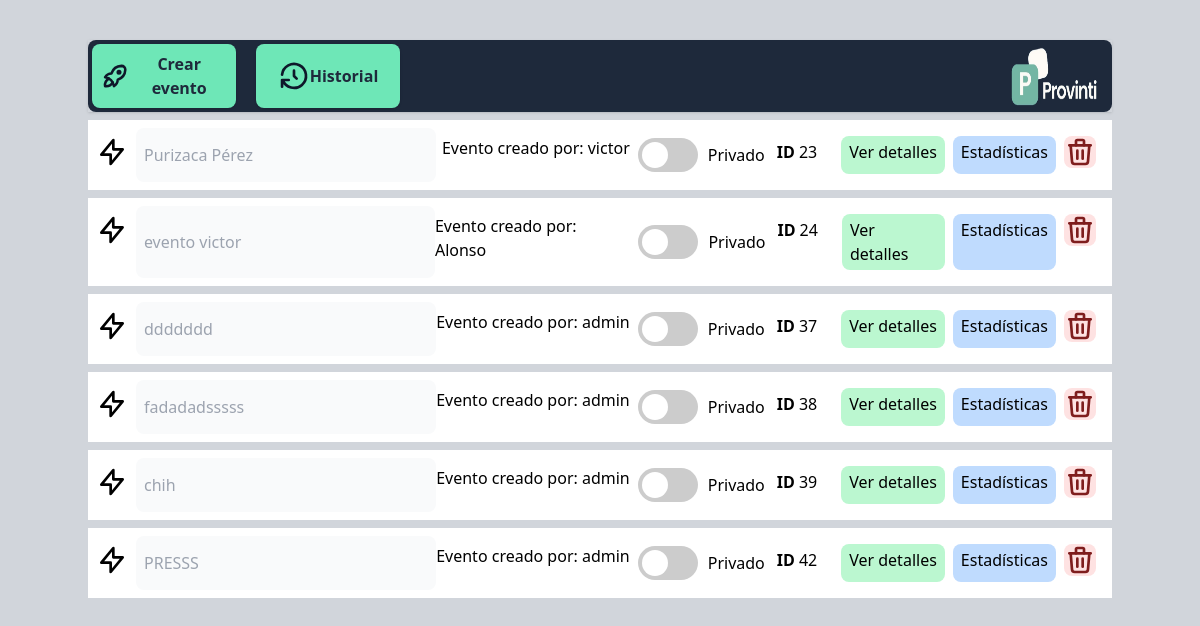
The app's page /public/admin-crear-evento.php (signed in), older data.
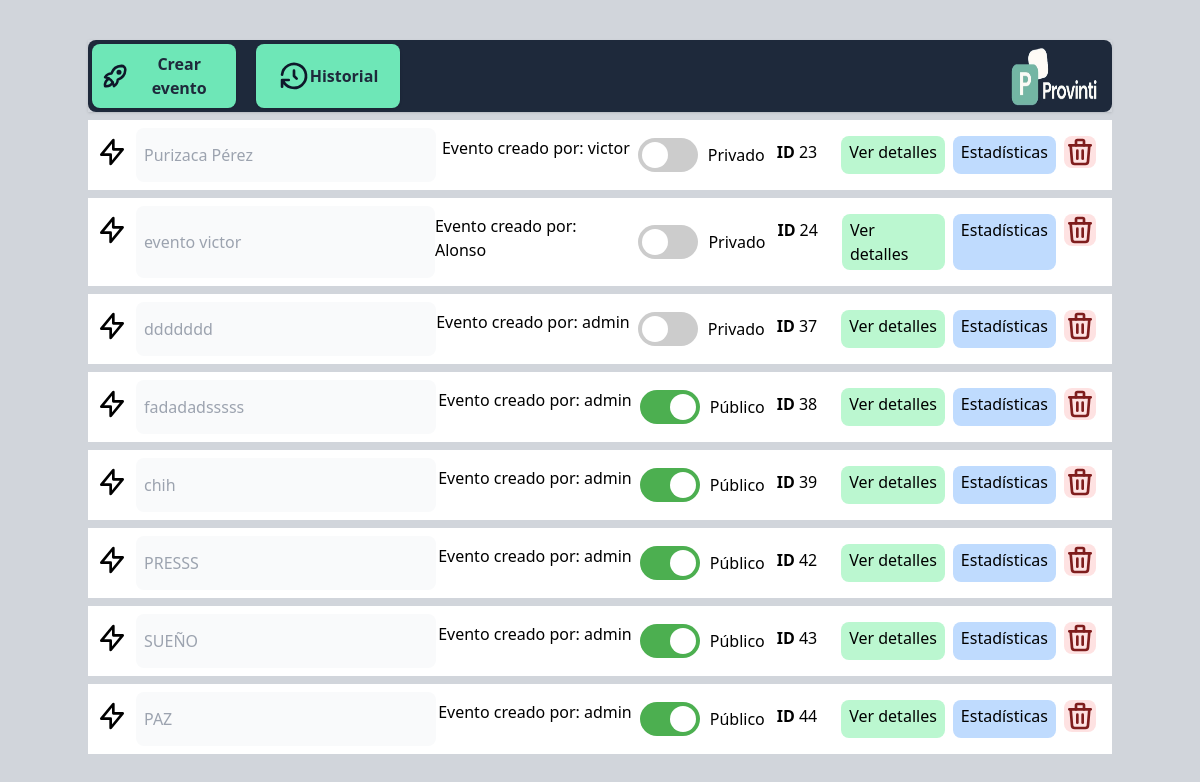
The same page, newer data.
### tables this page shows
CREATE TABLE `eventos` (
  `ID_Evento` int(11) NOT NULL,
  `Titulo` varchar(100) NOT NULL,
  `Aforo` int(11) DEFAULT NULL,
  `Foto` varchar(255) DEFAULT NULL,
  `Descripcion` text DEFAULT NULL,
  `terminos_condiciones` longtext DEFAULT NULL,
  `Artista_Autor` varchar(100) DEFAULT NULL,
  `Fecha_Evento` datetime DEFAULT NULL,
  `Fecha_Creacion` datetime DEFAULT current_timestamp(),
  `Estado_Publicacion` enum('Publicado','Borrador','Cancelado') DEFAULT 'Borrador',
  `visibilidad` varchar(255) DEFAULT NULL,
  `organizador` varchar(255) DEFAULT NULL,
  `contacto_organizador` varchar(255) DEFAULT NULL,
  `politica_cancelacion` text DEFAULT NULL,
  `f_actualizacion` date DEFAULT NULL,
  `f_borrado` date DEFAULT NULL,
  `hora_borrado` time DEFAULT NULL,
  `ubicacion` varchar(100) DEFAULT NULL,
  `activoPospuesto` varchar(20) DEFAULT NULL,
  `horaInicioEvento` time DEFAULT NULL,
  `horaFinEvento` time DEFAULT NULL,
  `redes` varchar(150) DEFAULT NULL,
  `id_usuario` int(11) NOT NULL
);

CREATE TABLE `usuarios` (
  `id` int(11) NOT NULL,
  `nombre_usuario` varchar(50) NOT NULL,
  `password` varchar(255) NOT NULL,
  `rol` int(11) NOT NULL,
  `dni` char(8) NOT NULL,
  `correo` varchar(100) NOT NULL,
  `numero_telefono` char(9) NOT NULL,
  `foto_url` varchar(255) DEFAULT NULL,
  `activo` tinyint(1) DEFAULT 1,
  `fecha_creacion` timestamp NOT NULL DEFAULT current_timestamp()
);

### public/admin-crear-evento.php (called while the page is built, shortened)
<?php
$conexion = new Database();
$eventoObjeto = new Evento($conexion->connect());
$eventos = $eventoObjeto->mostrarEventos();
$listaEventosPorUsuarios= [];
foreach($eventos as $eventito){
    $datosUsuario = $eventoObjeto->obtenerUsuarioPorIdEvento($eventito['id_usuario']);
    $nombre_user_event = $datosUsuario['nombre_usuario'];
    $correo_user_event = $datosUsuario['correo'];
    $listaEventosPorUsuarios[$eventito['id_usuario']] = ['nombre_usuario' => $nombre_user_event,'correo' => $correo_user_event];
}
include '../vista/admin/crearEventos/admin-crear-evento-view.php';
?>

### modelo/Database.php (called while the page is built, shortened)
<?php
class Database {
    private $host = DB_HOST;
    private $db_name = DB_NAME;
    private $username = DB_USER;
    private $password = DB_PASS;
    public function connect() {
        $this->conn = mysqli_connect($this->host, $this->username, $this->password, $this->db_name);
        return $this->conn;
    }
}
?>

### modelo/Evento.php (called while the page is built, shortened)
<?php
class Evento {
    private $connection;
    public function __construct($bd)
    {
     $this->connection = $bd;
    }
    public function obtenerUsuarioPorIdEvento($idUsuario) {
        $sql = "
            SELECT usuarios.*
            FROM usuarios
            INNER JOIN eventos ON usuarios.id = eventos.id_usuario
            WHERE usuarios.id = ?";
        $stmt = mysqli_prepare($this->connection, $sql);
        if ($stmt) {
            mysqli_stmt_bind_param($stmt, "i", $idUsuario);
            mysqli_stmt_execute($stmt);
            $result = mysqli_stmt_get_result($stmt);
            if ($result && mysqli_num_rows($result) > 0) {
                return mysqli_fetch_assoc($result);
            }
        }
        return null;
    }
    public function mostrarEventos() {
        $sql = "SELECT * FROM eventos";
        $result = mysqli_query($this->connection, $sql);
        $eventos = [];
        if ($result) {
            while ($row = mysqli_fetch_assoc($result)) {
                $eventos[] = $row;
            }
        }
        return $eventos;
    }
}
?>

### vista/admin/crearEventos/admin-crear-evento-view.php (the view, shortened to what this page needs)
<!doctype html>
<html>
<head>
  <script src="https://cdn.tailwindcss.com"></script>
  <script async src="https://unpkg.com/@material-tailwind/html@latest/scripts/ripple.js"></script>
</head>
<body>
<section class="bg-gray-300 w-screen h-screen px-0 py-10" id="allScreen">
<div class="container mx-auto">
<div class="flex shadow">
  <div class="bg-slate-800 w-full p-1 flex rounded-lg">
  <form><p onclick="restringirMultiplesEventes(event)" class="shadow p-2 w-36 bg-emerald-300 hover:bg-teal-400 hover:cursor-pointer rounded-lg mr-auto font-bold flex justify-center items-center" id="crear_evento">
      <button type="button" class="text-slate-800">Crear evento</button></p></form>
      <button onclick="mostrarHistorial()" class="ml-5 shadow p-2 w-36 bg-emerald-300 hover:bg-teal-400 hover:cursor-pointer rounded-lg mr-auto font-bold flex justify-center items-center">
      <svg class="h-8 w-8 text-slate-900"  width="24" height="24" viewBox="0 0 24 24" stroke-width="2" stroke="currentColor" fill="none" stroke-linecap="round" stroke-linejoin="round">  <path stroke="none" d="M0 0h24v24H0z"/>  <polyline points="12 8 12 12 14 14" />  <path d="M3.05 11a9 9 0 1 1 .5 4m-.5 5v-5h5" /></svg>
      <p class="text-slate-800">Historial</p></button>
      <img class="ml-auto" src="../vista/admin/crearEventos/logo.jpeg" width="100px">
  </div>
</div>
<ul id="eventos">
<?php
foreach($eventos as $evento){
 $datos = $listaEventosPorUsuarios[$evento['id_usuario']];
if($evento['Estado_Publicacion'] !== "Cancelado"){
  if($_SESSION['rol']=="superadministrador" || $_SESSION['rol']=="administrador"){
    echo '<li id="'.$evento['ID_Evento'].'"><div class="bg-white py-2 flex px-2 my-2" atributo-evento-id="'.$evento['ID_Evento'].'" atributo-evento-tipo="evento">
    <svg class="h-8 w-8 text-black-400 mt-2"  fill="none" viewBox="0 0 24 24" stroke="currentColor">
        <path stroke-linecap="round" stroke-linejoin="round" stroke-width="2" d="M13 10V3L4 14h7v7l9-11h-7z"/>
      </svg>
    <input placeholder="'.$evento['Titulo'].'" style="width: 300px;" class="ml-2 p-2 text-gray-900 rounded-lg bg-gray-50 focus:outline-none" disabled id="nombre-evento-titulo-'.$evento['ID_Evento'].'">
    <div class="ml-auto flex py-2">
        <div class="relative tooltip-container" style="display:none" id="dangerEventoDesplegado_'.$evento['ID_Evento'].'">
        </div>
    <p class="me-2">Evento creado por: '.$datos['nombre_usuario'].'</p>
     <div class="switch-container mr-3">
        <label class="switch" style="cursor:pointer;">
          <input type="checkbox" id="switch_visibilidad_'.$evento['ID_Evento'].'" onclick="visibilizarEvento('.$evento['ID_Evento'].')">
          <span class="slider"></span>
        </label>
        <span id="switchLabel_'.$evento['ID_Evento'].'">'.$evento['visibilidad'].'</span>
      </div>
        <div class="mt-1 flex mr-4"><p class="font-bold mr-1">ID</p><p>'.$evento['ID_Evento'].'</p></div>
        <p onclick="visiblePanelModificar('.$evento['ID_Evento'].')" class="bg-green-200 px-2 py-1 ml-2 mr-2 hover:bg-green-300 hover:cursor-pointer rounded-lg hover:rounded-lg disabled:pointer-events-none transition-all" id="collapse-'.$evento['ID_Evento'].'">Ver detalles</p>
        <a class="bg-blue-200 px-2 py-1 hover:bg-blue-300 hover:cursor-pointer rounded-lg hover:rounded-lg" href="./admin-estadisticas-evento.php?id='.$evento['ID_Evento'].'" target="_blank">Estadísticas</a>
        <form action="../controlador/Evento/controladorEliminarEvento.php" method="post" id="eliminar-'.$evento['ID_Evento'].'"><button class="bg-red-100 mr-2 ml-2 rounded-lg" onclick="eliminarEvento(event)" type="submit">
        <input name="id_evento" value="'.$evento['ID_Evento'].'" type="hidden">
        </button></form>
    </div>
    </div>
    '.'
    <div id="collapse-panel-'.$evento['ID_Evento'].'" style="display:none">
          <p>'.$evento['Titulo'].'</p>
        <p>'.date('Y-m-d', strtotime($evento['Fecha_Creacion'])).'</p>
        <p>'.$evento['ubicacion'].'</p>
          <a id="input-evento-categoria-'.$evento['ID_Evento'].'" style="width: 300px;" class="hover:text-green-400 font-bold" href="#" onclick="visibleModalCategoriaEntradas('.$evento['ID_Evento'].')">Categorías de entrada</a>
          '.$evento['horaInicioEvento'].'
          '.$evento['horaFinEvento'].'
          <p>'.$evento['Aforo'].'</p>
        <p>'.$evento['organizador'].'</p>
        <p>'.$evento['contacto_organizador'].'</p>
        <p>'.$evento['redes'].'</p>
        <textarea disabled style="width:250px" class="bg-stone-100 ml-2">'.$evento['Descripcion'].'</textarea>
          <img src="images/imagen.png" class="my-auto mx-auto" id="imagen_evento_'.$evento['ID_Evento'].'">
    </div>'
    .'</li>';
  }
}
}
?>
</ul>
</div>
</section>
</body>
<script src="node_modules/@material-tailwind/html/scripts/collapse.js"></script>
<script src="https://unpkg.com/@material-tailwind/html@latest/scripts/collapse.js"></script>
</html>

### vista/admin/crearEventos/admin-crear-evento-view.php (style rules this page uses)
#allScreen { overflow-y:scroll; }
.switch-container { display: flex; align-items: center; gap: 10px; }
.switch { position: relative; display: inline-block; width: 60px; height: 34px; }
.slider { position: absolute; top: 0; left: 0; right: 0; bottom: 0; background-color: #ccc; transition: 0.4s; border-radius: 34px; }
.slider:before { position: absolute; content: ""; height: 26px; width: 26px; left: 4px; bottom: 4px; background-color: white; transition: 0.4s; border-radius: 50%; }
input:checked + .slider { background-color: #4CAF50; }
input:checked + .slider:before { transform: translateX(26px); }

Row changes from the older to the newer data that the page shows:
changed eventos "fadadadsssss": visibilidad "Privado" → "Público"
changed eventos "chih": visibilidad "Privado" → "Público"
changed eventos "PRESSS": visibilidad "Privado" → "Público"
added eventos: Titulo "SUEÑO", id_usuario.nombre_usuario "admin", visibilidad "Público", ID_Evento "43"
added eventos: Titulo "PAZ", id_usuario.nombre_usuario "admin", visibilidad "Público", ID_Evento "44"
